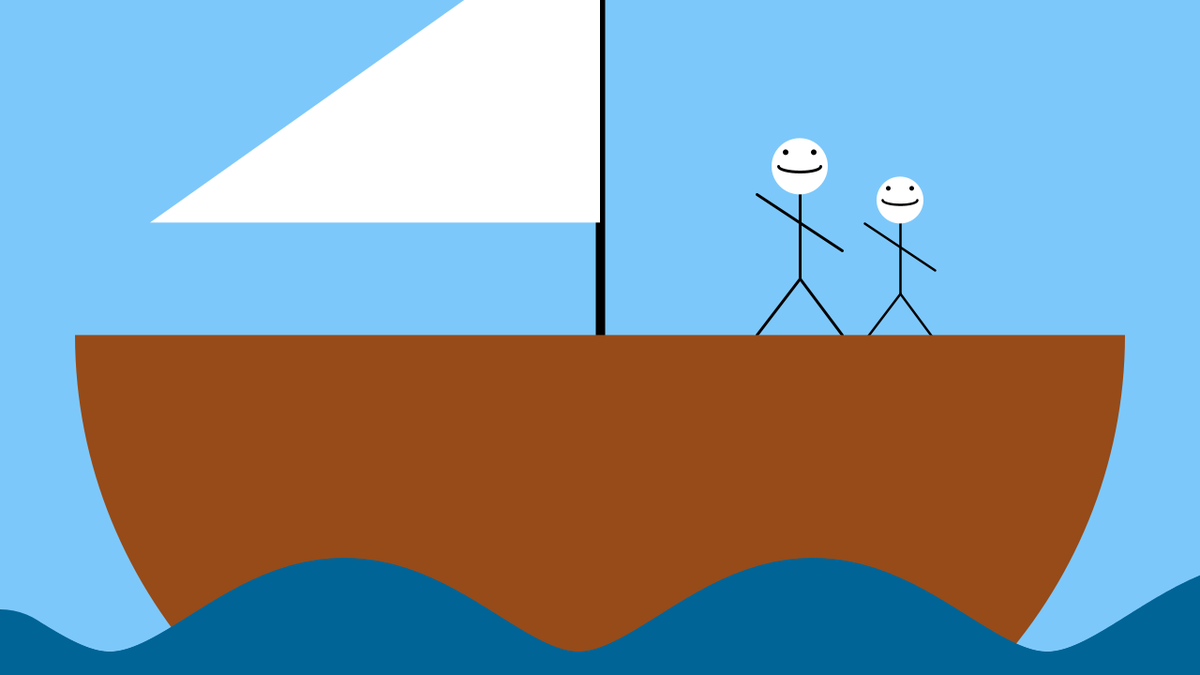
Frame 1 (no input)
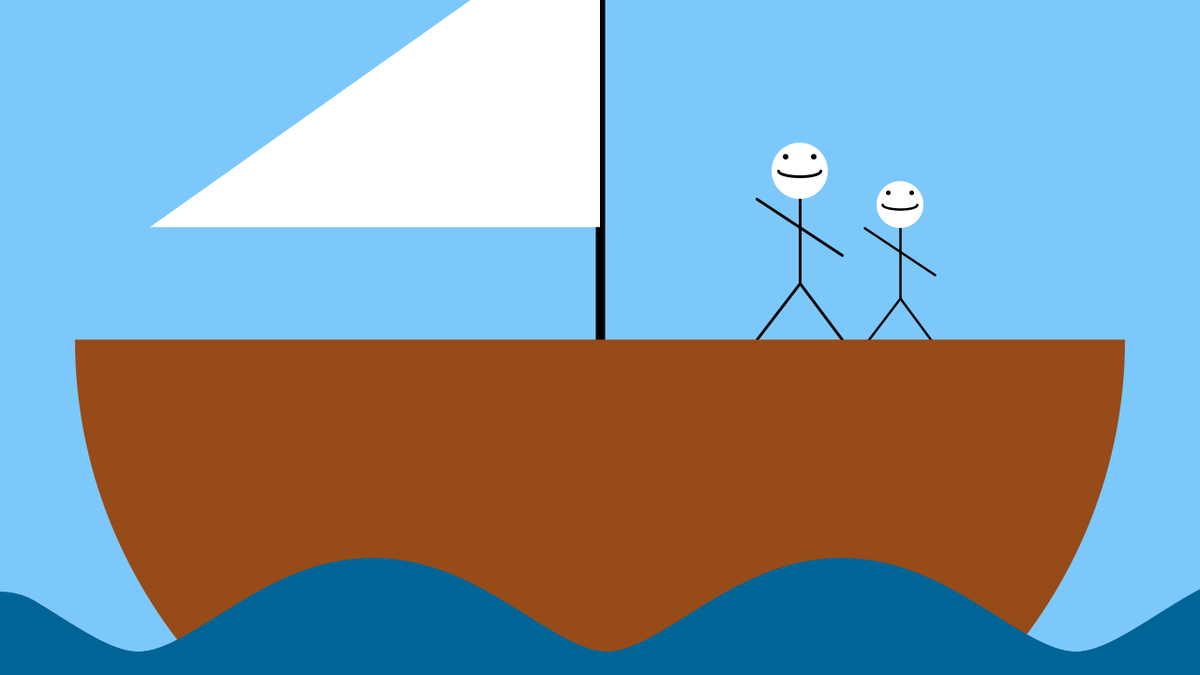
Frame 60 (the mouse pressed at the canvas centre just before this capture)
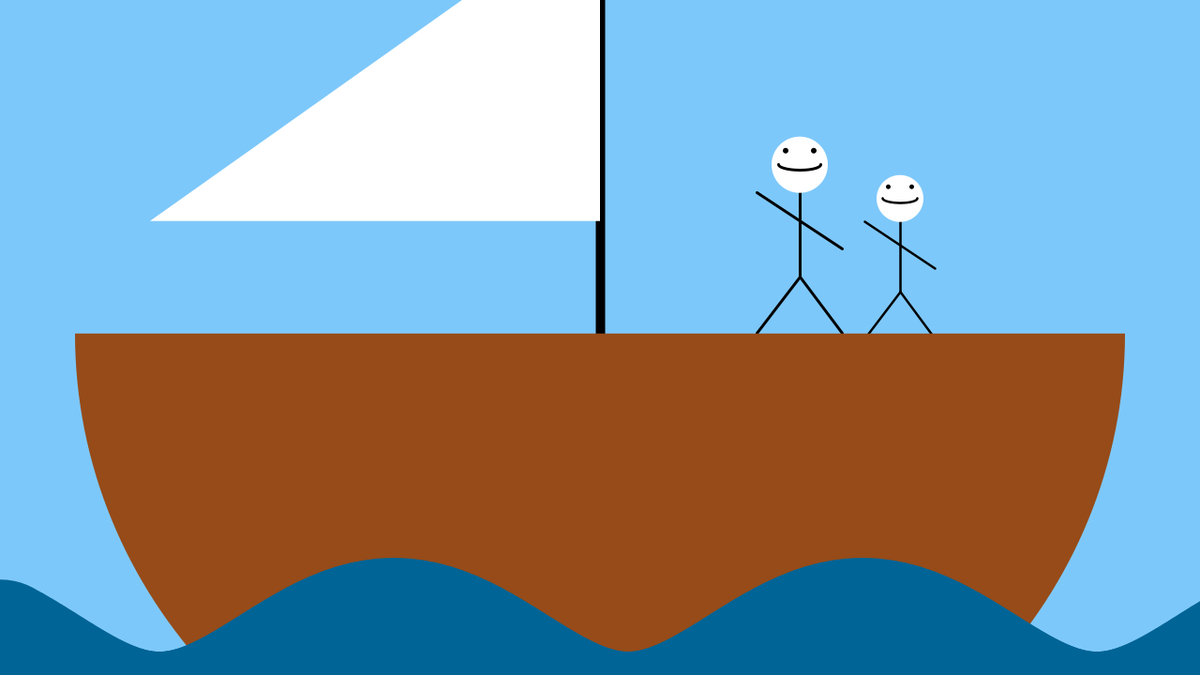
Frame 120 (the mouse held since frame 60 and released just before this capture)

The Processing sketch that drew these frames (run headless with seeded random() and noise(); from frame 60 on, the mouse is pressed at the canvas centre):

// Processing sketch: sketch_190307b
// ── sketch_190307b.pde
/*Author: Deborah Alalade
  Description: a sketch of two characters on a boat that bobs up and down
  */
   
float bob; //a variable to hold the wquation used to bob up and down

int xSpacing = 10;   //spacing between ellipses for wave
int w;              // Width of entire wave
float theta = 0.0;  // Start angle at 0
float dx;  // Value for incrementing X, a function of period and xSpacing
float[] yvalues;  //an array to store y values for the wave
  
void setup(){
  size(1280, 720);

  w = width + 150; 
  dx = (TWO_PI/500) * xSpacing; 
  yvalues = new float[w/xSpacing];
}


float xoff = 0; //beggining of xoffset

void draw(){
  bob= 10*sin(50*frameCount); //bob increases and decreases everytime frameCount increases
  background(125, 200, 250);
  drawChara(3*width/4, 3*height/10, .5);
  drawChara(2*width/3, height/4, .6);
  drawBoat();
  calcWave();
  drawWave();
}

//draws the character at a specific size on a specific xCoord & yCoord on the canvas
void drawChara(int xCoord, int yCoord, float scale){
    pushMatrix();
    translate(xCoord, yCoord+bob);
    scale(scale);
      //body
        stroke(0);
        strokeWeight(5);
        line(0,50, 0, 200);
        
      //face
        //head
        noStroke();
        fill(255);
        ellipse(0, 0, 100, 100);
        //eyes
        fill(0);
        ellipse(-25, -25, 10, 10);
        ellipse(25, -25, 10, 10);
        //smile
        noFill();
        stroke(0);
        strokeWeight(5);
        arc(0, 0, 75, 20, 0, PI); 
      
      //arms
        if(frameCount%60< 30)
          line(-75, 50, 75, 150);
        else
          line(-75, 150, 75, 50);
          
      //legs
        line(0, 200, -75, 300);
        line(0, 200, 75, 300);
    popMatrix();
}

//calculates a y value for each x value
void calcWave() {
  theta += .1;   
  float x = theta;
  for (int i = 0; i < yvalues.length; i++) {
    yvalues[i] = 50*sin(x); //saves the y value in the array
    x+=dx;
  }
}

//draws the wave from calculated y values by making an ellipse at the yCoord for the given xCoord
void drawWave() {
  noStroke();
  fill(0, 100, 150);
  for (int x = 0; x < yvalues.length; x++) {
    ellipse(x*xSpacing, (height)+yvalues[x], 150, 150);
  }
}

//draws the boat
void drawBoat(){
  //the sail pole
  stroke(0);
  strokeWeight(10);
  line(width/2, height/2 +bob, width/2, -100+bob);
  
  //the sail
  noStroke();
  fill(255);
  triangle(width/2,  height/3 +bob, width/8,  height/3 +bob, width/2,  -100+bob);
  
  //the boat
  fill(150, 75, 25);
  arc(width/2, (height/2)+bob, 7*width/8, 3*height/2, 0, PI);  
}
